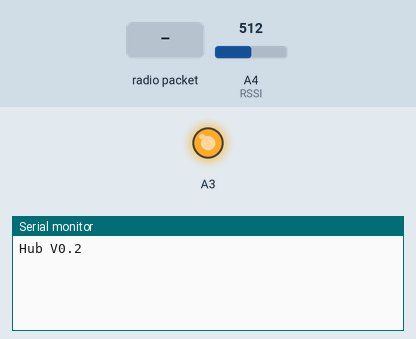
Recording of a sketch running on a simulated Arduino Uno, built with avr-gcc and run on an emulated ATmega328P. On the bench: output pins drawn as LEDs (lit = HIGH), the last lines printed to the serial monitor. The inputs (shaded band) are chosen by the test bench; at power-on: A4 (RSSI) = 512. No radio packets arrive unless stated.

Above: at 1.2 s.
1.3 s: radio packet "to_pl1" arrives
At 2.3 s:
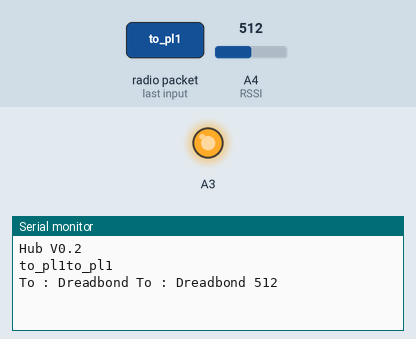
2.8 s: radio packet "to_pl2" arrives
At 3.5 s:
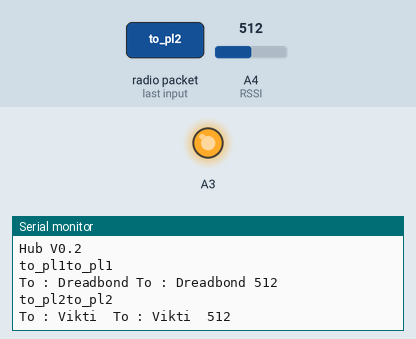
4.3 s: radio packet "to_en1" arrives
At 5.8 s:
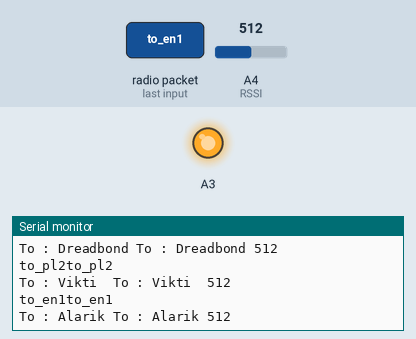

Measured:
- after the input at 1.3 s, the serial monitor: prints a new line at once (image 1)
- after the input at 2.8 s, the serial monitor: prints a new line at once (image 2)
- after the input at 4.3 s, the serial monitor: prints a new line at once (image 3)

The sketch:

hub_0.2.ino
```cpp
#include <VirtualWire.h>

int vie = 0 ;
int mana = 0 ;
int ennVie = 0 ;
int ennMana = 0;
int rssi ;

//char messActual[15];
byte message_in_bt ;
char message_out_rf[0] ;
byte message_out_bt ;

bool debug_mode = HIGH;

void setup()
{
    pinMode(A0, INPUT);
    Serial.begin(9600);	// Debugging only
    Serial.println("Hub V0.2");
    vw_set_rx_pin(A5);
    vw_set_tx_pin(12);
    // Initialise the IO and ISR
    vw_set_ptt_inverted(true); // Required for DR3100
    vw_setup(2000);	 // Bits per sec

    vw_rx_start();       // Start the receiver PLL running

    pinMode(A5, INPUT); //digital
    pinMode(A4, INPUT); //RSSI
    pinMode(A3, OUTPUT);//5V

    digitalWrite(A5, LOW);
    digitalWrite(A3, HIGH);

}

void loop()
{

if (Serial.available() > 0)
    {
    int wat = Serial.read();
    if (wat == 49) {debug_mode = HIGH;} else {debug_mode = LOW; }
    }


    uint8_t buf[VW_MAX_MESSAGE_LEN];
    uint8_t buflen = VW_MAX_MESSAGE_LEN;

    if (vw_get_message(buf, &buflen)) // Non-blocking
    {
  	//int i; à dégager ?
    char messActual[buflen] = " ";
    digitalWrite(13, true);

          	for (int i = 0; i < buflen; i++) //faisage du message à partir des lettres
              	{
                char lettre = char(buf[i]);
                messActual[i] = lettre ;
              	}


            String qsdqsd = String(messActual);
            int qsdqsdLengh = qsdqsd.length();
            Serial.println(qsdqsd);

            for (int i=0; i < qsdqsdLengh; i++) {
            /////////////////////////////////Pour qui ?/////////////////////////////////
            if (qsdqsd.startsWith("to_pl1", i)) {Serial.print("To : Dreadbond ");}
            if (qsdqsd.startsWith("to_pl2", i)) {Serial.print("To : Vikti  ");}
            if (qsdqsd.startsWith("to_en1", i)) {Serial.print("To : Alarik ");}
            if (qsdqsd.startsWith("to_en2", i)) {Serial.print("To : Rhea ");}
            if (qsdqsd.startsWith("to_blue", i)) {Serial.print("To : Blue team ");}
            if (qsdqsd.startsWith("to_red", i)) {Serial.print("To : Red team ");}

            /////////////////////////////////De qui ?///////////////////////////////////
            if (qsdqsd.startsWith("fr_pl1", i)) {Serial.print("From : Dreadbond ");}
            if (qsdqsd.startsWith("fr_pl2", i)) {Serial.print("From : Vikti ");}
            if (qsdqsd.startsWith("fr_en1", i)) {Serial.print("From : Alarik ");}
            if (qsdqsd.startsWith("fr_en2", i)) {Serial.print("From : Rhea ");}

            /////////////////////////////////Objet//////////////////////////////////////
            if (qsdqsd.startsWith("sw_", i)) {Serial.print("Piquemord ");}
            if (qsdqsd.startsWith("gr_", i)) {Serial.print("Grimoire Arcanique ");}
            if (qsdqsd.startsWith("gt_", i)) {Serial.print("Gant Arcanique ");}
            if (qsdqsd.startsWith("dom1_", i)) {Serial.print("Doominator ");}

            if (qsdqsd.startsWith("amu", i)) {Serial.print("amulette ");}
            if (qsdqsd.startsWith("coff", i)) {Serial.print("coffre ");}
            if (qsdqsd.startsWith("hevheal", i)) {Serial.print("borne de soins ");}
            if (qsdqsd.startsWith("flag", i)) {Serial.print("drapeau ");}
            if (qsdqsd.startsWith("redkey", i)) {Serial.print("clef rouge ");}

            /////////////////////////////////Action/////////////////////////////////////
            if (qsdqsd.startsWith("stk", i)) {Serial.print("frappe ");}
            if (qsdqsd.startsWith("aoe", i)) {Serial.print("atteint ");}
            if (qsdqsd.startsWith("hit", i)) {Serial.print("touche ");}

            if (qsdqsd.startsWith("fe", i)) {Serial.print("enflamme ");}
            if (qsdqsd.startsWith("po", i)) {Serial.print("empoisonne ");}
            if (qsdqsd.startsWith("be", i)) {Serial.print("berserk ");}

            if (qsdqsd.startsWith("dr", i)) {Serial.print("drain de vie ");}
            if (qsdqsd.startsWith("bf", i)) {Serial.print("boule de feu ");}
            if (qsdqsd.startsWith("pu", i)) {Serial.print("super punch ");}
            //if (qsdqsd.startsWith("bo", i)) {Serial.print("barriere ");}

            if (qsdqsd.startsWith("so", i)) {Serial.print("soigne ");}
            if (qsdqsd.startsWith("bo", i)) {Serial.print("met un bouclier ");}

            if (qsdqsd.startsWith("equ", i)) {Serial.print("equipe ");}
            if (qsdqsd.startsWith("inte", i)) {Serial.print("interaction avec ");}

            /////////////////////////////////Valeur/////////////////////////////////////
            if (qsdqsd.startsWith("val_", i)) {Serial.print("inserer valeur");}

            /////////////////////////////////Heure//////////////////////////////////////
            if (qsdqsd.startsWith("time_", i)) {Serial.print("inserer temps");}

            /////////////////////////////////RSSI///////////////////////////////////////
            if (qsdqsd.startsWith("rssi_", i)) {Serial.print("inserer force signal");}
            }
        digitalWrite(13, false);

        Serial.println(rssi);
    } // fin boucle réception HF

vie = 0 ;
mana = 0 ;
ennVie = 0 ;
ennMana = 0;

rssi = analogRead(A4);
//if (debug_mode == HIGH) {Serial.println(rssi);}

if (Serial.available() > 0) {message_in_bt = Serial.read();}

if (message_in_bt == 48) {char message_out_rf[13] = "to:br_ss:none" ; vw_send((uint8_t *)message_out_rf, 13); vw_wait_tx(); }
if (message_in_bt == 49) {char message_out_rf[12] = "to:br_ss:feu" ; vw_send((uint8_t *)message_out_rf, 12); vw_wait_tx(); }
if (message_in_bt == 50) {char message_out_rf[15] = "to:br_ss:poison" ; vw_send((uint8_t *)message_out_rf, 15); vw_wait_tx(); }
if (message_in_bt == 51) {char message_out_rf[17] = "to:br_ss:bouclier" ; vw_send((uint8_t *)message_out_rf, 17); vw_wait_tx(); }
if (message_in_bt == 52) {char message_out_rf[14] = "to:br_ss:soins" ; vw_send((uint8_t *)message_out_rf, 14); vw_wait_tx(); }
if (message_in_bt == 53) {char message_out_rf[14] = "to:br_ss:drain" ; vw_send((uint8_t *)message_out_rf, 14); vw_wait_tx(); }
if (message_in_bt == 54) {char message_out_rf[14] = "to:br_ss:punch" ; vw_send((uint8_t *)message_out_rf, 14); vw_wait_tx();}

if (message_in_bt == 56) {char message_out_rf[11] = "to:br_vie_1" ; vw_send((uint8_t *)message_out_rf, 11); vw_wait_tx();}
if (message_in_bt == 57) {char message_out_rf[12] = "to:br_mana_2" ; vw_send((uint8_t *)message_out_rf, 12); vw_wait_tx();}
if (message_in_bt == 58) {char message_out_rf[14] = "to:br_vieEnn_3" ; vw_send((uint8_t *)message_out_rf, 14); vw_wait_tx();}
if (message_in_bt == 59) {char message_out_rf[15] = "to:br_manaEnn_4" ; vw_send((uint8_t *)message_out_rf, 15); vw_wait_tx();}

if (message_in_bt == 60) {char message_out_rf[13] = "to:sw1_ss:feu" ; vw_send((uint8_t *)message_out_rf, 13); vw_wait_tx(); }
if (message_in_bt == 61) {char message_out_rf[16] = "to:sw1_ss:poison" ; vw_send((uint8_t *)message_out_rf, 16); vw_wait_tx(); }
if (message_in_bt == 62) {char message_out_rf[17] = "to:sw1_ss:berserk" ; vw_send((uint8_t *)message_out_rf, 17); vw_wait_tx(); }
if (message_in_bt == 63) {char message_out_rf[14] = "to:sw1_ss:rien" ; vw_send((uint8_t *)message_out_rf, 14); vw_wait_tx(); }


//if (message_out_rf > 0) {
message_in_bt = 0;
message_out_rf[0] = " ";
message_out_bt = 0 ;


/*
  if(sscontact < millis()) {
    if(rfid.isCard()){  //Serial.print("qdsqsd");
        if(rfid.readCardSerial()){
            Serial.print(rfid.serNum[0]);
            Serial.print(" ");
            Serial.print(rfid.serNum[1]);
            Serial.print(" ");
            Serial.print(rfid.serNum[2]);
            Serial.print(" ");
            Serial.print(rfid.serNum[3]);
            Serial.print(" ");
            Serial.print(rfid.serNum[4]);
            Serial.println("");

            for(int x = 0; x < sizeof(cards); x++){
              for(int i = 0; i < sizeof(rfid.serNum); i++ ){
                  if(rfid.serNum[i] != cards[x][i]) {
                      access = false;
                      break;
                  } else {
                      access = true;
                  }
              }
              if(access) break;
            }
        }
       if(access){
          Serial.println("Welcome!");
      } else {
           Serial.println("Not allowed!");
       }
    //rfid.halt();
    }
  sscontact = millis() + 1000 ;
  }*/
}
```
